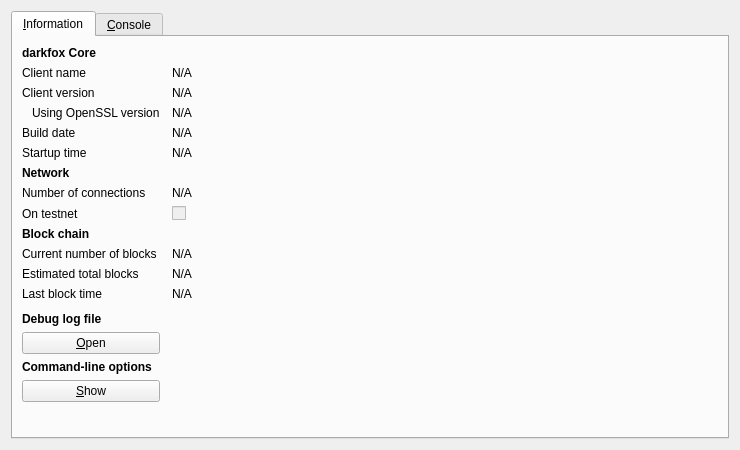
<?xml version="1.0" encoding="UTF-8"?>
<ui version="4.0">
 <class>RPCConsole</class>
 <widget class="QDialog" name="RPCConsole">
  <property name="geometry">
   <rect>
    <x>0</x>
    <y>0</y>
    <width>740</width>
    <height>450</height>
   </rect>
  </property>
  <property name="windowTitle">
   <string>darkfox - Debug window</string>
  </property>
  <layout class="QVBoxLayout" name="verticalLayout_2">
   <item>
    <widget class="QTabWidget" name="tabWidget">
     <property name="currentIndex">
      <number>0</number>
     </property>
     <widget class="QWidget" name="tab_info">
      <attribute name="title">
       <string>&amp;Information</string>
      </attribute>
      <layout class="QGridLayout" name="gridLayout" columnstretch="0,1">
       <property name="horizontalSpacing">
        <number>12</number>
       </property>
       <item row="0" column="0">
        <widget class="QLabel" name="label_9">
         <property name="font">
          <font>
           <weight>75</weight>
           <bold>true</bold>
          </font>
         </property>
         <property name="text">
          <string>darkfox Core</string>
         </property>
        </widget>
       </item>
       <item row="1" column="0">
        <widget class="QLabel" name="label_5">
         <property name="text">
          <string>Client name</string>
         </property>
        </widget>
       </item>
       <item row="1" column="1">
        <widget class="QLabel" name="clientName">
         <property name="cursor">
          <cursorShape>IBeamCursor</cursorShape>
         </property>
         <property name="text">
          <string>N/A</string>
         </property>
         <property name="textFormat">
          <enum>Qt::PlainText</enum>
         </property>
         <property name="textInteractionFlags">
          <set>Qt::LinksAccessibleByMouse|Qt::TextSelectableByKeyboard|Qt::TextSelectableByMouse</set>
         </property>
        </widget>
       </item>
       <item row="2" column="0">
        <widget class="QLabel" name="label_6">
         <property name="text">
          <string>Client version</string>
         </property>
        </widget>
       </item>
       <item row="2" column="1">
        <widget class="QLabel" name="clientVersion">
         <property name="cursor">
          <cursorShape>IBeamCursor</cursorShape>
         </property>
         <property name="text">
          <string>N/A</string>
         </property>
         <property name="textFormat">
          <enum>Qt::PlainText</enum>
         </property>
         <property name="textInteractionFlags">
          <set>Qt::LinksAccessibleByMouse|Qt::TextSelectableByKeyboard|Qt::TextSelectableByMouse</set>
         </property>
        </widget>
       </item>
       <item row="3" column="0">
        <widget class="QLabel" name="label_14">
         <property name="text">
          <string>Using OpenSSL version</string>
         </property>
         <property name="indent">
          <number>10</number>
         </property>
        </widget>
       </item>
       <item row="3" column="1">
        <widget class="QLabel" name="openSSLVersion">
         <property name="cursor">
          <cursorShape>IBeamCursor</cursorShape>
         </property>
         <property name="text">
          <string>N/A</string>
         </property>
         <property name="textFormat">
          <enum>Qt::PlainText</enum>
         </property>
         <property name="textInteractionFlags">
          <set>Qt::LinksAccessibleByMouse|Qt::TextSelectableByKeyboard|Qt::TextSelectableByMouse</set>
         </property>
        </widget>
       </item>
       <item row="4" column="0">
        <widget class="QLabel" name="label_12">
         <property name="text">
          <string>Build date</string>
         </property>
        </widget>
       </item>
       <item row="4" column="1">
        <widget class="QLabel" name="buildDate">
         <property name="cursor">
          <cursorShape>IBeamCursor</cursorShape>
         </property>
         <property name="text">
          <string>N/A</string>
         </property>
         <property name="textFormat">
          <enum>Qt::PlainText</enum>
         </property>
         <property name="textInteractionFlags">
          <set>Qt::LinksAccessibleByMouse|Qt::TextSelectableByKeyboard|Qt::TextSelectableByMouse</set>
         </property>
        </widget>
       </item>
       <item row="5" column="0">
        <widget class="QLabel" name="label_13">
         <property name="text">
          <string>Startup time</string>
         </property>
        </widget>
       </item>
       <item row="5" column="1">
        <widget class="QLabel" name="startupTime">
         <property name="cursor">
          <cursorShape>IBeamCursor</cursorShape>
         </property>
         <property name="text">
          <string>N/A</string>
         </property>
         <property name="textFormat">
          <enum>Qt::PlainText</enum>
         </property>
         <property name="textInteractionFlags">
          <set>Qt::LinksAccessibleByMouse|Qt::TextSelectableByKeyboard|Qt::TextSelectableByMouse</set>
         </property>
        </widget>
       </item>
       <item row="6" column="0">
        <widget class="QLabel" name="label_11">
         <property name="font">
          <font>
           <weight>75</weight>
           <bold>true</bold>
          </font>
         </property>
         <property name="text">
          <string>Network</string>
         </property>
        </widget>
       </item>
       <item row="7" column="0">
        <widget class="QLabel" name="label_7">
         <property name="text">
          <string>Number of connections</string>
         </property>
        </widget>
       </item>
       <item row="7" column="1">
        <widget class="QLabel" name="numberOfConnections">
         <property name="cursor">
          <cursorShape>IBeamCursor</cursorShape>
         </property>
         <property name="text">
          <string>N/A</string>
         </property>
         <property name="textFormat">
          <enum>Qt::PlainText</enum>
         </property>
         <property name="textInteractionFlags">
          <set>Qt::LinksAccessibleByMouse|Qt::TextSelectableByKeyboard|Qt::TextSelectableByMouse</set>
         </property>
        </widget>
       </item>
       <item row="8" column="0">
        <widget class="QLabel" name="label_8">
         <property name="text">
          <string>On testnet</string>
         </property>
        </widget>
       </item>
       <item row="8" column="1">
        <widget class="QCheckBox" name="isTestNet">
         <property name="enabled">
          <bool>false</bool>
         </property>
         <property name="text">
          <string/>
         </property>
        </widget>
       </item>
       <item row="9" column="0">
        <widget class="QLabel" name="label_10">
         <property name="font">
          <font>
           <weight>75</weight>
           <bold>true</bold>
          </font>
         </property>
         <property name="text">
          <string>Block chain</string>
         </property>
        </widget>
       </item>
       <item row="10" column="0">
        <widget class="QLabel" name="label_3">
         <property name="text">
          <string>Current number of blocks</string>
         </property>
        </widget>
       </item>
       <item row="10" column="1">
        <widget class="QLabel" name="numberOfBlocks">
         <property name="cursor">
          <cursorShape>IBeamCursor</cursorShape>
         </property>
         <property name="text">
          <string>N/A</string>
         </property>
         <property name="textFormat">
          <enum>Qt::PlainText</enum>
         </property>
         <property name="textInteractionFlags">
          <set>Qt::LinksAccessibleByMouse|Qt::TextSelectableByKeyboard|Qt::TextSelectableByMouse</set>
         </property>
        </widget>
       </item>
       <item row="11" column="0">
        <widget class="QLabel" name="label_4">
         <property name="text">
          <string>Estimated total blocks</string>
         </property>
        </widget>
       </item>
       <item row="11" column="1">
        <widget class="QLabel" name="totalBlocks">
         <property name="cursor">
          <cursorShape>IBeamCursor</cursorShape>
         </property>
         <property name="text">
          <string>N/A</string>
         </property>
         <property name="textFormat">
          <enum>Qt::PlainText</enum>
         </property>
         <property name="textInteractionFlags">
          <set>Qt::LinksAccessibleByMouse|Qt::TextSelectableByKeyboard|Qt::TextSelectableByMouse</set>
         </property>
        </widget>
       </item>
       <item row="12" column="0">
        <widget class="QLabel" name="label_2">
         <property name="text">
          <string>Last block time</string>
         </property>
        </widget>
       </item>
       <item row="12" column="1">
        <widget class="QLabel" name="lastBlockTime">
         <property name="cursor">
          <cursorShape>IBeamCursor</cursorShape>
         </property>
         <property name="text">
          <string>N/A</string>
         </property>
         <property name="textFormat">
          <enum>Qt::PlainText</enum>
         </property>
         <property name="textInteractionFlags">
          <set>Qt::LinksAccessibleByMouse|Qt::TextSelectableByKeyboard|Qt::TextSelectableByMouse</set>
         </property>
        </widget>
       </item>
       <item row="13" column="0">
        <spacer name="verticalSpacer_2">
         <property name="orientation">
          <enum>Qt::Vertical</enum>
         </property>
         <property name="sizeHint" stdset="0">
          <size>
           <width>20</width>
           <height>20</height>
          </size>
         </property>
        </spacer>
       </item>
       <item row="14" column="0">
        <widget class="QLabel" name="labelDebugLogfile">
         <property name="font">
          <font>
           <weight>75</weight>
           <bold>true</bold>
          </font>
         </property>
         <property name="text">
          <string>Debug log file</string>
         </property>
        </widget>
       </item>
       <item row="15" column="0">
        <widget class="QPushButton" name="openDebugLogfileButton">
         <property name="toolTip">
          <string>Open the darkfox debug log file from the current data directory. This can take a few seconds for large log files.</string>
         </property>
         <property name="text">
          <string>&amp;Open</string>
         </property>
         <property name="autoDefault">
          <bool>false</bool>
         </property>
        </widget>
       </item>
       <item row="16" column="0">
        <widget class="QLabel" name="labelCLOptions">
         <property name="font">
          <font>
           <weight>75</weight>
           <bold>true</bold>
          </font>
         </property>
         <property name="text">
          <string>Command-line options</string>
         </property>
        </widget>
       </item>
       <item row="17" column="0">
        <widget class="QPushButton" name="showCLOptionsButton">
         <property name="toolTip">
          <string>Show the darkfox-Qt help message to get a list with possible darkfox command-line options.</string>
         </property>
         <property name="text">
          <string>&amp;Show</string>
         </property>
         <property name="autoDefault">
          <bool>false</bool>
         </property>
        </widget>
       </item>
       <item row="18" column="0">
        <spacer name="verticalSpacer">
         <property name="orientation">
          <enum>Qt::Vertical</enum>
         </property>
         <property name="sizeHint" stdset="0">
          <size>
           <width>20</width>
           <height>40</height>
          </size>
         </property>
        </spacer>
       </item>
      </layout>
     </widget>
     <widget class="QWidget" name="tab_console">
      <attribute name="title">
       <string>&amp;Console</string>
      </attribute>
      <layout class="QVBoxLayout" name="verticalLayout_3">
       <property name="spacing">
        <number>3</number>
       </property>
       <item>
        <widget class="QTextEdit" name="messagesWidget">
         <property name="minimumSize">
          <size>
           <width>0</width>
           <height>100</height>
          </size>
         </property>
         <property name="readOnly">
          <bool>true</bool>
         </property>
         <property name="tabKeyNavigation" stdset="0">
          <bool>false</bool>
         </property>
         <property name="columnCount" stdset="0">
          <number>2</number>
         </property>
        </widget>
       </item>
       <item>
        <layout class="QHBoxLayout" name="horizontalLayout">
         <property name="spacing">
          <number>3</number>
         </property>
         <item>
          <widget class="QLabel" name="label">
           <property name="text">
            <string notr="true">&gt;</string>
           </property>
          </widget>
         </item>
         <item>
          <widget class="QLineEdit" name="lineEdit"/>
         </item>
         <item>
          <widget class="QPushButton" name="clearButton">
           <property name="maximumSize">
            <size>
             <width>24</width>
             <height>24</height>
            </size>
           </property>
           <property name="toolTip">
            <string>Clear console</string>
           </property>
           <property name="text">
            <string/>
           </property>
           <property name="icon">
            <iconset resource="../bitcoin.qrc">
             <normaloff>:/icons/remove</normaloff>:/icons/remove</iconset>
           </property>
           <property name="shortcut">
            <string notr="true">Ctrl+L</string>
           </property>
           <property name="autoDefault">
            <bool>false</bool>
           </property>
          </widget>
         </item>
        </layout>
       </item>
      </layout>
     </widget>
    </widget>
   </item>
  </layout>
 </widget>
 <resources>
  <include location="../bitcoin.qrc"/>
 </resources>
 <connections/>
</ui>
